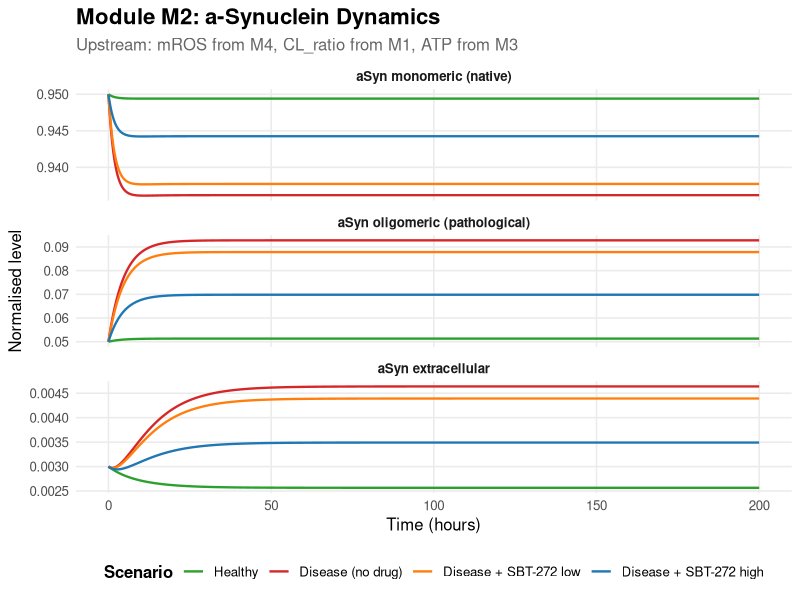
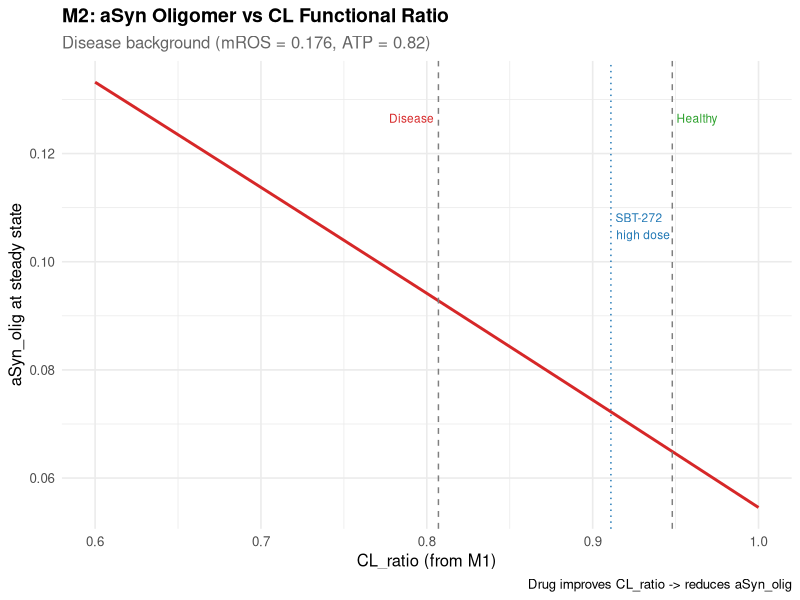
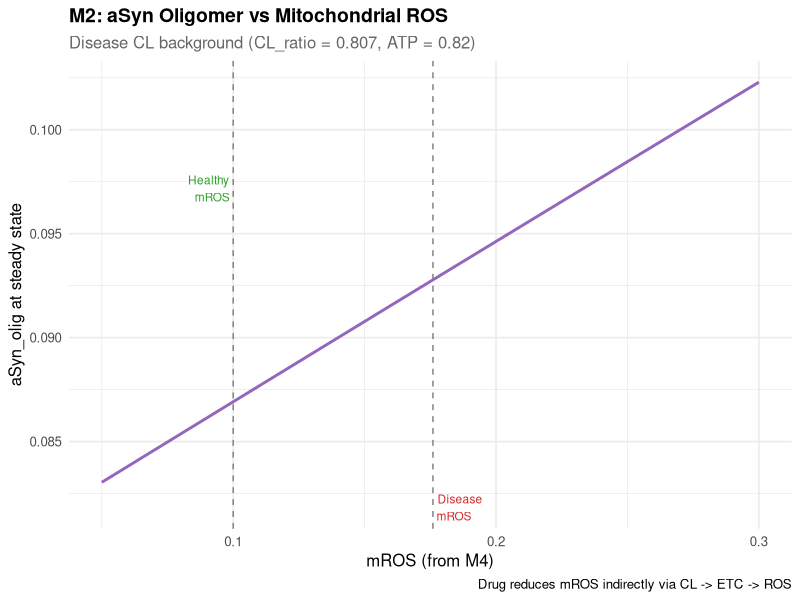
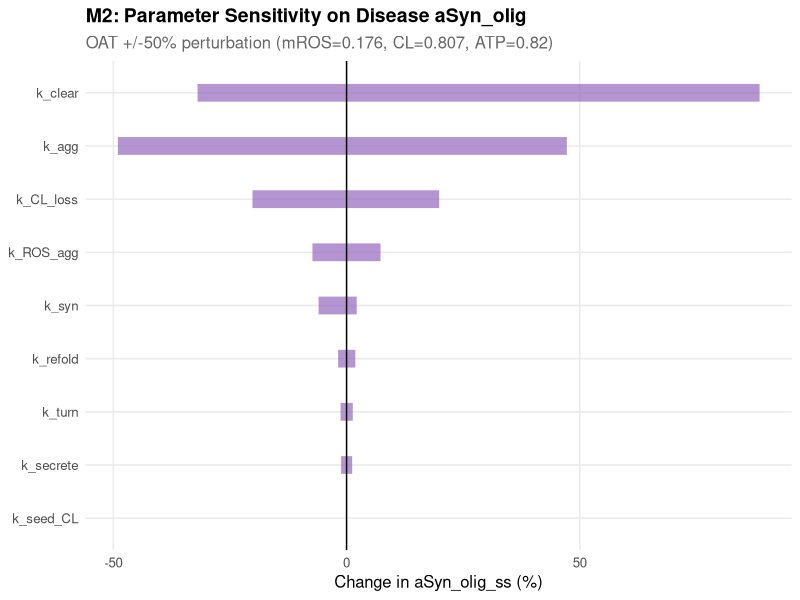

Here is the R script that generated these plots, in order:
##=============================================================================
## MODULE M2: α-SYNUCLEIN AGGREGATION AND CLEARANCE
## Bevemipretide (SBT-272) QSP for Parkinson's Disease
##
## Authors : Dr. Sayantan Shankar Roy, Prof. Biswa Mohan Padhy
## Institute: AIIMS Bhubaneswar, Department of Pharmacology
## Date    : August 2026
## Version : 1.0
##
## State variables (3):
##   aSyn_mono — Monomeric (native) α-synuclein [0,1]
##   aSyn_olig — Oligomeric (pathological) α-synuclein [0,1]
##   aSyn_ext  — Extracellular α-synuclein [0,1]
##
## Upstream coupling:
##   mROS       ← M4 (oxidative stress promotes aggregation)
##   CL_ratio   ← M1 (CL dysfunction removes chaperone protection)
##   CL_ext     ← M1 (externalised CL seeds aggregation on OMM surface)
##   ATP        ← M3 (powers autophagy/UPS clearance)
##   MG_active  — scenario parameter until M6 is coded
##
## Key outputs:
##   aSyn_olig → M1 (CL oxidation via k_aSyn_ox), M3 (CI damage via k_CI_aSyn)
##   aSyn_ext  → M6 (microglial activation trigger)
##
## Biology:
##   α-Synuclein aggregation is the central proteinopathy in PD. Native
##   monomeric aSyn misfolds into toxic oligomers under oxidative stress
##   (mROS, from M4) and loss of cardiolipin-mediated membrane stability
##   (CL_ratio, from M1). CL on the inner mitochondrial membrane
##   interacts with aSyn to stabilise its native fold; loss of functional
##   CL removes this chaperone-like protection. Externalised CL on the
##   outer membrane provides a templating surface for aSyn nucleation.
##
##   Oligomers are cleared by ATP-dependent autophagy (macroautophagy,
##   CMA) and proteasomal degradation. Neuroinflammation (MG_active,
##   from M6) impairs this clearance. Secreted aSyn_olig triggers
##   microglial activation via TLR2.
##
##   Drug effect is INDIRECT: bevemipretide stabilises CL (M1), which:
##   (1) improves CL_ratio → less aggregation, more disaggregation
##   (2) improves ETC (M3) → better ATP → more clearance
##   (3) lowers mROS (M4) → less oxidative misfolding
##
## Calibration note:
##   Standalone M2 produces ~1.8x increase in aSyn_olig (healthy→disease).
##   This is amplified to ~5-10x by the vicious cycle M2→M1→M3→M4→M2
##   during integration. Individual modules showing modest effects is
##   expected; the cascade amplification IS the disease mechanism.
##
## Data sources:
##   Bhatt 2009 (doi:10.1523/JNEUROSCI.5515-08.2009): aSyn t½ ≈ 50 h
##   Iljina 2016 (doi:10.1073/pnas.1524128113): aSyn aggregation kinetics
##   Bayir 2009: aSyn-CL interaction, CL-dependent refolding/peroxidation
##   Webb 2003 / Cuervo 2004: aSyn clearance via autophagy/CMA/UPS
##   Ivanova 2024 (doi:10.1002/psp4.13223): QSP aSyn/neuroinflammation
##   Bido et al. poster: SBT-272 reduces aSyn in PD mouse model
##   Kagan 2015: CL externalisation as apoptotic/mitophagy signal
##=============================================================================


library(deSolve)
library(ggplot2)
library(tidyr)
library(dplyr)


cat("========================================================\n")
cat("  MODULE M2: a-SYNUCLEIN DYNAMICS — Bevemipretide QSP\n")
cat("  Version 1.0 | Upstream-coupled to M1 (CL), M3 (ATP),\n")
cat("                 M4 (ROS); output to M1, M3, M6\n")
cat("========================================================\n\n")


##-----------------------------------------------------------------------------
## 1. PARAMETERS
##-----------------------------------------------------------------------------

M2_parameters <- function(mROS = 0.10, CL_ratio = 0.948, CL_ext = 0.002,
                          ATP = 0.95, MG_active = 0.0) {

  p <- c(
    ## --- aSyn synthesis and turnover ---
    k_syn       = 0.50,      # aSyn synthesis rate (h^-1), self-limiting
                              # ESTIMATED: derived from aSyn t½ ≈ 50h
                              # (Bhatt 2009) and target SS monomer ≈ 0.95
    k_turn      = 0.014,     # Monomeric aSyn turnover (h^-1)
                              # LITERATURE: aSyn t½ ≈ 50h in mouse brain
                              # → ln(2)/50 ≈ 0.014 (Bhatt 2009)

    ## --- Aggregation ---
    k_agg       = 0.009,     # Basal aggregation rate constant (h^-1)
                              # ESTIMATED: tuned for aSyn_olig_healthy ≈ 0.05
                              # Iljina 2016: nucleation rate constants
                              # (in vitro μM; normalised for [0,1] model)
    k_ROS_agg   = 2.0,       # ROS amplification of aggregation (dimensionless)
                              # ASSUMED: oxidative stress promotes misfolding
                              # ROS modifies Met residues → aggregation-prone
    k_CL_loss   = 5.0,       # CL dysfunction amplifies aggregation (dimensionless)
                              # ASSUMED: Bayir 2009, CL on IMM stabilises native
                              # aSyn fold; loss of CL_ratio removes this protection
    k_seed_CL   = 1.0,       # CL_ext seeding of aggregation (dimensionless)
                              # ASSUMED: Kagan 2015, externalised CL on OMM
                              # provides templating surface for aSyn nucleation

    ## --- Disaggregation ---
    k_refold    = 0.010,     # CL-dependent disaggregation rate (h^-1)
                              # ASSUMED: slow, CL-mediated refolding of oligomers
                              # Bayir 2009: CL can promote aSyn refolding
                              # at physiological conditions

    ## --- Clearance ---
    k_clear     = 0.241,     # ATP-dependent oligomer clearance (h^-1)
                              # ESTIMATED: autophagy (macro/CMA) and UPS
                              # Webb 2003, Cuervo 2004; tuned for mass balance
    k_impair    = 0.50,      # Inflammation impairment factor (dimensionless)
                              # ASSUMED: TNF/pro-inflammatory cytokines
                              # suppress autophagy flux; MG_active scales [0,1]

    ## --- Secretion and extracellular clearance ---
    k_secrete   = 0.005,     # Oligomer secretion rate (h^-1)
                              # ASSUMED: exosomal/non-conventional secretion,
                              # slow minor pathway
    k_clear_ext = 0.10,      # Extracellular aSyn clearance (h^-1)
                              # ASSUMED: ISF drainage, glymphatic clearance

    ## --- Upstream coupling (scenario parameters) ---
    mROS       = mROS,
    CL_ratio   = CL_ratio,
    CL_ext     = CL_ext,
    ATP        = ATP,
    MG_active  = MG_active
  )

  return(p)
}


##-----------------------------------------------------------------------------
## 2. INITIAL CONDITIONS
##-----------------------------------------------------------------------------

M2_init <- function() {
  c(
    aSyn_mono = 0.95,    # Near healthy SS (mostly monomeric)
    aSyn_olig = 0.05,    # Low basal oligomer level
    aSyn_ext  = 0.003    # Minimal extracellular aSyn
  )
}


##-----------------------------------------------------------------------------
## 3. ODE SYSTEM
##-----------------------------------------------------------------------------

M2_odes <- function(t, state, parms) {
  with(as.list(c(state, parms)), {

    ## --- Clamp states to [0, 1] ---
    aSyn_mono <- max(0, min(1, aSyn_mono))
    aSyn_olig <- max(0, min(1, aSyn_olig))
    aSyn_ext  <- max(0, min(1, aSyn_ext))

    ## --- Aggregation stress function ---
    ## Combines oxidative stress, CL dysfunction, and CL_ext seeding
    ## Basal rate of 1.0 always present (constitutive misfolding)
    f_stress <- (1
                 + k_ROS_agg * mROS
                 + k_CL_loss * (1 - CL_ratio)
                 + k_seed_CL * CL_ext)

    ## Effective aggregation rate
    agg_rate <- k_agg * f_stress

    ## Effective clearance (ATP-dependent, inflammation-impaired)
    clear_eff <- k_clear * ATP * (1 - k_impair * MG_active)

    ## --- ODE 1: Monomeric α-synuclein ---
    ## Synthesis: self-limiting, approaches carrying capacity
    ## Loss: aggregation (stress-driven), normal turnover
    ## Gain: disaggregation (CL-dependent refolding of oligomers)
    daSyn_mono <- (k_syn * (1 - aSyn_mono)
                   - agg_rate * aSyn_mono
                   + k_refold * CL_ratio * aSyn_olig
                   - k_turn * aSyn_mono)

    ## --- ODE 2: Oligomeric α-synuclein ---
    ## Gain: aggregation from monomers
    ## Loss: disaggregation, autophagy/UPS clearance, secretion
    daSyn_olig <- (agg_rate * aSyn_mono
                   - k_refold * CL_ratio * aSyn_olig
                   - clear_eff * aSyn_olig
                   - k_secrete * aSyn_olig)

    ## --- ODE 3: Extracellular α-synuclein ---
    ## From oligomer secretion; cleared by ISF drainage/glymphatic
    daSyn_ext <- (k_secrete * aSyn_olig
                  - k_clear_ext * aSyn_ext)

    ## --- Derived quantities ---
    olig_fraction  <- aSyn_olig / max(aSyn_mono + aSyn_olig, 1e-8)
    agg_flux       <- agg_rate * aSyn_mono
    clear_flux     <- clear_eff * aSyn_olig
    refold_flux    <- k_refold * CL_ratio * aSyn_olig
    secrete_flux   <- k_secrete * aSyn_olig

    list(
      c(daSyn_mono, daSyn_olig, daSyn_ext),
      f_stress       = f_stress,
      agg_flux       = agg_flux,
      clear_flux     = clear_flux,
      refold_flux    = refold_flux,
      secrete_flux   = secrete_flux,
      olig_fraction  = olig_fraction,
      clear_eff      = clear_eff
    )
  })
}


##-----------------------------------------------------------------------------
## 4. SOLVER
##-----------------------------------------------------------------------------

run_M2 <- function(mROS = 0.10, CL_ratio = 0.948, CL_ext = 0.002,
                   ATP = 0.95, MG_active = 0.0,
                   duration_h = 200, dt = 0.1, y0 = NULL) {

  parms <- M2_parameters(mROS, CL_ratio, CL_ext, ATP, MG_active)
  if (is.null(y0)) y0 <- M2_init()
  times <- seq(0, duration_h, by = dt)

  out <- ode(y = y0, times = times, func = M2_odes, parms = parms,
             method = "lsoda", atol = 1e-10, rtol = 1e-10)

  result <- as.data.frame(out)
  result$mROS      <- mROS
  result$CL_ratio  <- CL_ratio
  result$CL_ext    <- CL_ext
  result$ATP       <- ATP
  result$MG_active <- MG_active

  ss <- result[nrow(result), ]
  cat(sprintf(
    "M2 | mROS=%.3f CL=%.3f ATP=%.2f MG=%.1f | SS: mono=%.3f olig=%.4f ext=%.4f\n",
    mROS, CL_ratio, ATP, MG_active,
    ss$aSyn_mono, ss$aSyn_olig, ss$aSyn_ext))

  return(result)
}


##-----------------------------------------------------------------------------
## 5. ANALYTICAL STEADY STATE
##-----------------------------------------------------------------------------

M2_analytical_ss <- function(mROS = 0.10, CL_ratio = 0.948, CL_ext = 0.002,
                             ATP = 0.95, MG_active = 0.0) {

  p <- M2_parameters(mROS, CL_ratio, CL_ext, ATP, MG_active)

  ## Stress-dependent aggregation rate
  f_stress <- as.numeric(
    1 + p["k_ROS_agg"] * mROS +
    p["k_CL_loss"] * (1 - CL_ratio) +
    p["k_seed_CL"] * CL_ext)

  alpha <- as.numeric(p["k_agg"]) * f_stress  # effective aggregation rate

  ## Effective clearance
  clear_eff <- as.numeric(p["k_clear"]) * ATP *
               (1 - as.numeric(p["k_impair"]) * MG_active)

  ## Total removal rate from oligomer pool
  C <- clear_eff + as.numeric(p["k_secrete"])

  ## Total removal including disaggregation
  beta <- as.numeric(p["k_refold"]) * CL_ratio + C

  ## Synthesis + turnover
  S <- as.numeric(p["k_syn"]) + as.numeric(p["k_turn"])

  ## Analytical solution (linear system, fully closed-form)
  ## From simultaneous daSyn_mono = 0 and daSyn_olig = 0:
  aSyn_olig_ss <- alpha * as.numeric(p["k_syn"]) / (S * beta + alpha * C)

  aSyn_mono_ss <- (as.numeric(p["k_syn"]) - C * aSyn_olig_ss) / S

  aSyn_ext_ss <- as.numeric(p["k_secrete"]) * aSyn_olig_ss /
                 as.numeric(p["k_clear_ext"])

  return(c(aSyn_mono  = aSyn_mono_ss,
           aSyn_olig  = aSyn_olig_ss,
           aSyn_ext   = aSyn_ext_ss,
           f_stress   = f_stress))
}


##-----------------------------------------------------------------------------
## 6. VERIFICATION TESTS (FDA QSP Guidance Section IV)
##-----------------------------------------------------------------------------

verify_M2 <- function() {

  cat("=== MODULE M2 VERIFICATION TESTS ===\n\n")
  pass_count  <- 0
  total_tests <- 6
  t_verify    <- 200


  ## --- V1: Healthy steady state in expected range ---
  ## Upstream from M1/M3/M4: mROS=0.10, CL_ratio=0.948, ATP=0.95
  cat("V1: Healthy steady state...\n")
  res_h <- run_M2(mROS = 0.10, CL_ratio = 0.948, CL_ext = 0.002,
                  ATP = 0.95, MG_active = 0.0, duration_h = t_verify)
  ss_h  <- res_h[nrow(res_h), ]

  v1 <- (ss_h$aSyn_mono > 0.90 && ss_h$aSyn_mono < 0.98 &&
         ss_h$aSyn_olig > 0.03 && ss_h$aSyn_olig < 0.08 &&
         ss_h$aSyn_ext > 0.001 && ss_h$aSyn_ext < 0.010)
  cat(sprintf("    aSyn_mono = %.4f (expect 0.90-0.98)\n", ss_h$aSyn_mono))
  cat(sprintf("    aSyn_olig = %.4f (expect 0.03-0.08)\n", ss_h$aSyn_olig))
  cat(sprintf("    aSyn_ext  = %.5f (expect 0.001-0.010)\n", ss_h$aSyn_ext))
  cat(sprintf("    f_stress  = %.3f\n", ss_h$f_stress))
  cat(sprintf("    V1 Healthy SS:              %s\n\n",
              ifelse(v1, "PASS", "FAIL")))
  if (v1) pass_count <- pass_count + 1


  ## --- V2: Disease perturbation increases aSyn_olig ---
  ## Upstream from M1/M3/M4 at disease:
  ##   mROS = 0.176 (Choi 2022, 177% basal)
  ##   CL_ratio = 0.807 (Gao 2017, ~22% CL_n reduction)
  ##   ATP ≈ 0.82 (M3 disease SS estimate)
  cat("V2: Disease perturbation (mROS=0.176, CL_ratio=0.807)...\n")
  res_d <- run_M2(mROS = 0.176, CL_ratio = 0.807, CL_ext = 0.003,
                  ATP = 0.82, MG_active = 0.0, duration_h = t_verify)
  ss_d  <- res_d[nrow(res_d), ]

  fold_increase <- ss_d$aSyn_olig / ss_h$aSyn_olig
  v2 <- (ss_d$aSyn_olig > ss_h$aSyn_olig &&
         ss_d$aSyn_mono < ss_h$aSyn_mono &&
         ss_d$aSyn_ext > ss_h$aSyn_ext &&
         fold_increase > 1.3)
  cat(sprintf("    aSyn_olig: %.4f -> %.4f (%.1fx increase)\n",
              ss_h$aSyn_olig, ss_d$aSyn_olig, fold_increase))
  cat(sprintf("    aSyn_mono: %.4f -> %.4f (depleted: %s)\n",
              ss_h$aSyn_mono, ss_d$aSyn_mono,
              ifelse(ss_d$aSyn_mono < ss_h$aSyn_mono, "YES", "NO")))
  cat(sprintf("    aSyn_ext:  %.5f -> %.5f\n", ss_h$aSyn_ext, ss_d$aSyn_ext))
  cat(sprintf("    f_stress:  %.3f -> %.3f (%.1fx)\n",
              ss_h$f_stress, ss_d$f_stress,
              ss_d$f_stress / ss_h$f_stress))
  cat(sprintf("    Note: integrated model amplifies via vicious cycle\n"))
  cat(sprintf("    V2 Disease perturbation:    %s\n\n",
              ifelse(v2, "PASS", "FAIL")))
  if (v2) pass_count <- pass_count + 1


  ## --- V3: Drug rescue reduces aSyn_olig ---
  ## Drug acts via M1: CL_ratio improves 0.807 -> 0.911 (high dose)
  ## Also improves ATP slightly (better ETC), mROS stays at disease
  cat("V3: Drug rescue (CL_ratio 0.807 -> 0.911 from M1)...\n")
  res_drug <- run_M2(mROS = 0.176, CL_ratio = 0.911, CL_ext = 0.002,
                     ATP = 0.85, MG_active = 0.0, duration_h = t_verify)
  ss_rx <- res_drug[nrow(res_drug), ]

  v3 <- (ss_rx$aSyn_olig < ss_d$aSyn_olig &&
         ss_rx$aSyn_olig > ss_h$aSyn_olig * 0.8)
  cat(sprintf("    aSyn_olig: disease=%.4f -> drug=%.4f\n",
              ss_d$aSyn_olig, ss_rx$aSyn_olig))
  cat(sprintf("    Reduction from disease: %.1f%%\n",
              (1 - ss_rx$aSyn_olig / ss_d$aSyn_olig) * 100))
  cat(sprintf("    V3 Drug rescue:             %s\n\n",
              ifelse(v3, "PASS", "FAIL")))
  if (v3) pass_count <- pass_count + 1


  ## --- V4: Zero aggregation → zero oligomers ---
  ## With k_agg = 0, no oligomers should form from zero IC
  cat("V4: Zero aggregation -> zero oligomers...\n")
  p_zero <- M2_parameters(mROS = 0.10, CL_ratio = 0.948, CL_ext = 0.002,
                          ATP = 0.95, MG_active = 0.0)
  p_zero["k_agg"] <- 0
  y0_zero <- c(aSyn_mono = 0.95, aSyn_olig = 0.0, aSyn_ext = 0.0)
  times_z <- seq(0, 200, by = 0.5)

  out_z <- ode(y = y0_zero, times = times_z, func = M2_odes, parms = p_zero,
               method = "lsoda", atol = 1e-10, rtol = 1e-10)
  df_z <- as.data.frame(out_z)

  v4 <- (max(df_z$aSyn_olig) < 1e-10 && max(df_z$aSyn_ext) < 1e-10)
  cat(sprintf("    Max aSyn_olig with k_agg=0: %.2e\n", max(df_z$aSyn_olig)))
  cat(sprintf("    Max aSyn_ext  with k_agg=0: %.2e\n", max(df_z$aSyn_ext)))
  cat(sprintf("    V4 Zero aggregation:        %s\n\n",
              ifelse(v4, "PASS", "FAIL")))
  if (v4) pass_count <- pass_count + 1


  ## --- V5: Non-negativity and boundedness [0,1] ---
  cat("V5: Non-negativity and boundedness...\n")
  all_res <- rbind(res_h, res_d, res_drug)
  v5 <- (all(all_res$aSyn_mono >= -1e-10) &&
         all(all_res$aSyn_mono <= 1 + 1e-10) &&
         all(all_res$aSyn_olig >= -1e-10) &&
         all(all_res$aSyn_olig <= 1 + 1e-10) &&
         all(all_res$aSyn_ext >= -1e-10) &&
         all(all_res$aSyn_ext <= 1 + 1e-10))
  cat(sprintf("    aSyn_mono range: [%.4f, %.4f]\n",
              min(all_res$aSyn_mono), max(all_res$aSyn_mono)))
  cat(sprintf("    aSyn_olig range: [%.4e, %.4f]\n",
              min(all_res$aSyn_olig), max(all_res$aSyn_olig)))
  cat(sprintf("    aSyn_ext range:  [%.4e, %.6f]\n",
              min(all_res$aSyn_ext), max(all_res$aSyn_ext)))
  cat(sprintf("    V5 Boundedness:             %s\n\n",
              ifelse(v5, "PASS", "FAIL")))
  if (v5) pass_count <- pass_count + 1


  ## --- V6: Numerical SS matches analytical SS (<1%) ---
  cat("V6: Numerical vs analytical steady state...\n")
  ss_an_h <- M2_analytical_ss(mROS = 0.10, CL_ratio = 0.948, CL_ext = 0.002,
                              ATP = 0.95, MG_active = 0.0)
  ss_an_d <- M2_analytical_ss(mROS = 0.176, CL_ratio = 0.807, CL_ext = 0.003,
                              ATP = 0.82, MG_active = 0.0)

  err_olig_h <- abs(ss_h$aSyn_olig - ss_an_h["aSyn_olig"]) /
                ss_an_h["aSyn_olig"] * 100
  err_olig_d <- abs(ss_d$aSyn_olig - ss_an_d["aSyn_olig"]) /
                ss_an_d["aSyn_olig"] * 100
  err_mono_h <- abs(ss_h$aSyn_mono - ss_an_h["aSyn_mono"]) /
                ss_an_h["aSyn_mono"] * 100
  err_mono_d <- abs(ss_d$aSyn_mono - ss_an_d["aSyn_mono"]) /
                ss_an_d["aSyn_mono"] * 100

  v6 <- (err_olig_h < 1.0 && err_olig_d < 1.0 &&
         err_mono_h < 1.0 && err_mono_d < 1.0)
  cat(sprintf("    Healthy olig: num=%.5f ana=%.5f (err: %.4f%%)\n",
              ss_h$aSyn_olig, ss_an_h["aSyn_olig"], err_olig_h))
  cat(sprintf("    Disease olig: num=%.5f ana=%.5f (err: %.4f%%)\n",
              ss_d$aSyn_olig, ss_an_d["aSyn_olig"], err_olig_d))
  cat(sprintf("    Healthy mono: num=%.5f ana=%.5f (err: %.4f%%)\n",
              ss_h$aSyn_mono, ss_an_h["aSyn_mono"], err_mono_h))
  cat(sprintf("    Disease mono: num=%.5f ana=%.5f (err: %.4f%%)\n",
              ss_d$aSyn_mono, ss_an_d["aSyn_mono"], err_mono_d))
  cat(sprintf("    V6 Analytical match (<1%%): %s\n\n",
              ifelse(v6, "PASS", "FAIL")))
  if (v6) pass_count <- pass_count + 1


  ## --- Summary ---
  cat(sprintf("=== M2 VERIFICATION RESULT: %d/%d tests passed ===\n\n",
              pass_count, total_tests))

  return(pass_count == total_tests)
}


##-----------------------------------------------------------------------------
## 7. MULTI-SCENARIO SIMULATION AND PLOTTING
##-----------------------------------------------------------------------------

run_all_M2_scenarios <- function() {

  ## Scenario definitions
  ## Upstream values from M1/M3/M4 standalone steady states
  ## Drug effect is INDIRECT via M1: CL_ratio improves -> less aggregation
  ## mROS and ATP held at disease level for drug scenarios
  ## (in integrated model, drug also improves mROS via M4 and ATP via M3)
  scenarios <- list(
    healthy  = list(mROS = 0.10,  CL = 0.948, CL_ext = 0.002,
                    ATP = 0.95, MG = 0.0,
                    label = "Healthy"),
    disease  = list(mROS = 0.176, CL = 0.807, CL_ext = 0.003,
                    ATP = 0.82, MG = 0.0,
                    label = "Disease (no drug)"),
    drug_low = list(mROS = 0.176, CL = 0.827, CL_ext = 0.003,
                    ATP = 0.83, MG = 0.0,
                    label = "Disease + SBT-272 low"),
    drug_hi  = list(mROS = 0.176, CL = 0.911, CL_ext = 0.002,
                    ATP = 0.85, MG = 0.0,
                    label = "Disease + SBT-272 high")
  )

  ## Run all scenarios
  all_data <- data.frame()
  for (name in names(scenarios)) {
    s <- scenarios[[name]]
    res <- run_M2(mROS = s$mROS, CL_ratio = s$CL, CL_ext = s$CL_ext,
                  ATP = s$ATP, MG_active = s$MG, duration_h = 200)
    res$scenario <- s$label
    all_data <- rbind(all_data, res)
  }

  all_data$scenario <- factor(all_data$scenario,
    levels = sapply(scenarios, function(s) s$label))


  ## --- Plot 1: Time course of all state variables ---
  plot_vars <- c("aSyn_mono", "aSyn_olig", "aSyn_ext")

  long_data <- all_data %>%
    select(time, scenario, all_of(plot_vars)) %>%
    pivot_longer(cols = all_of(plot_vars),
                 names_to = "variable", values_to = "value")

  long_data$variable <- factor(long_data$variable,
    levels = plot_vars,
    labels = c("aSyn monomeric (native)",
               "aSyn oligomeric (pathological)",
               "aSyn extracellular"))

  p1 <- ggplot(long_data, aes(x = time, y = value, color = scenario)) +
    geom_line(linewidth = 0.8) +
    facet_wrap(~ variable, scales = "free_y", ncol = 1) +
    scale_color_manual(values = c("Healthy" = "#2ca02c",
                                  "Disease (no drug)" = "#d62728",
                                  "Disease + SBT-272 low" = "#ff7f0e",
                                  "Disease + SBT-272 high" = "#1f77b4")) +
    labs(
      title = "Module M2: a-Synuclein Dynamics",
      subtitle = paste("Upstream: mROS from M4, CL_ratio from M1,",
                        "ATP from M3"),
      x = "Time (hours)",
      y = "Normalised level",
      color = "Scenario"
    ) +
    theme_minimal(base_size = 12) +
    theme(
      legend.position = "bottom",
      legend.title = element_text(face = "bold"),
      plot.title = element_text(face = "bold", size = 16),
      plot.subtitle = element_text(color = "gray40"),
      strip.text = element_text(face = "bold"),
      panel.grid.minor = element_blank()
    )

  ggsave("M2_aSyn_time_course.png", p1,
         width = 10, height = 10, dpi = 300, bg = "white")
  cat("Saved: M2_aSyn_time_course.png\n")


  ## --- Plot 2: CL_ratio sweep → aSyn_olig SS ---
  ## Shows how CL stabilisation by drug reduces aSyn_olig
  cat("Running CL_ratio sweep (analytical SS)...\n")
  cl_sweep <- seq(0.60, 1.00, by = 0.005)
  sweep_CL <- data.frame()

  for (cl in cl_sweep) {
    ss_vals <- M2_analytical_ss(mROS = 0.176, CL_ratio = cl, CL_ext = 0.003,
                                ATP = 0.82, MG_active = 0.0)
    sweep_CL <- rbind(sweep_CL, data.frame(
      CL_ratio   = cl,
      aSyn_olig  = ss_vals["aSyn_olig"],
      aSyn_mono  = ss_vals["aSyn_mono"],
      aSyn_ext   = ss_vals["aSyn_ext"],
      f_stress   = ss_vals["f_stress"]
    ))
  }

  p2 <- ggplot(sweep_CL, aes(x = CL_ratio, y = aSyn_olig)) +
    geom_line(linewidth = 1, color = "#d62728") +
    geom_vline(xintercept = c(0.807, 0.948), linetype = "dashed",
               color = "gray50") +
    geom_vline(xintercept = 0.911, linetype = "dotted",
               color = "#1f77b4") +
    annotate("text", x = 0.807, y = max(sweep_CL$aSyn_olig) * 0.95,
             label = "Disease", hjust = 1.1, size = 3, color = "#d62728") +
    annotate("text", x = 0.948, y = max(sweep_CL$aSyn_olig) * 0.95,
             label = "Healthy", hjust = -0.1, size = 3, color = "#2ca02c") +
    annotate("text", x = 0.911, y = max(sweep_CL$aSyn_olig) * 0.80,
             label = "SBT-272\nhigh dose", hjust = -0.1, size = 3,
             color = "#1f77b4") +
    labs(
      title = "M2: aSyn Oligomer vs CL Functional Ratio",
      subtitle = "Disease background (mROS = 0.176, ATP = 0.82)",
      x = "CL_ratio (from M1)",
      y = "aSyn_olig at steady state",
      caption = "Drug improves CL_ratio -> reduces aSyn_olig"
    ) +
    theme_minimal(base_size = 12) +
    theme(
      plot.title = element_text(face = "bold", size = 14),
      plot.subtitle = element_text(color = "gray40")
    )

  ggsave("M2_CL_sweep.png", p2,
         width = 8, height = 5, dpi = 300, bg = "white")
  cat("Saved: M2_CL_sweep.png\n")


  ## --- Plot 3: mROS sweep → aSyn_olig SS ---
  cat("Running mROS sweep (analytical SS)...\n")
  mros_sweep <- seq(0.05, 0.30, by = 0.005)
  sweep_ROS <- data.frame()

  for (mr in mros_sweep) {
    ss_vals <- M2_analytical_ss(mROS = mr, CL_ratio = 0.807,
                                CL_ext = 0.003, ATP = 0.82, MG_active = 0.0)
    sweep_ROS <- rbind(sweep_ROS, data.frame(
      mROS       = mr,
      aSyn_olig  = ss_vals["aSyn_olig"],
      aSyn_mono  = ss_vals["aSyn_mono"],
      f_stress   = ss_vals["f_stress"]
    ))
  }

  p3 <- ggplot(sweep_ROS, aes(x = mROS, y = aSyn_olig)) +
    geom_line(linewidth = 1, color = "#9467bd") +
    geom_vline(xintercept = c(0.10, 0.176), linetype = "dashed",
               color = "gray50") +
    annotate("text", x = 0.10, y = max(sweep_ROS$aSyn_olig) * 0.95,
             label = "Healthy\nmROS", hjust = 1.1, size = 3,
             color = "#2ca02c") +
    annotate("text", x = 0.176, y = max(sweep_ROS$aSyn_olig) * 0.80,
             label = "Disease\nmROS", hjust = -0.1, size = 3,
             color = "#d62728") +
    labs(
      title = "M2: aSyn Oligomer vs Mitochondrial ROS",
      subtitle = "Disease CL background (CL_ratio = 0.807, ATP = 0.82)",
      x = "mROS (from M4)",
      y = "aSyn_olig at steady state",
      caption = "Drug reduces mROS indirectly via CL -> ETC -> ROS"
    ) +
    theme_minimal(base_size = 12) +
    theme(
      plot.title = element_text(face = "bold", size = 14),
      plot.subtitle = element_text(color = "gray40")
    )

  ggsave("M2_mROS_sweep.png", p3,
         width = 8, height = 5, dpi = 300, bg = "white")
  cat("Saved: M2_mROS_sweep.png\n")


  ## --- Plot 4: Sensitivity tornado (OAT ±50% on aSyn_olig_ss) ---
  cat("Running one-at-a-time sensitivity analysis...\n")
  base_ss <- M2_analytical_ss(mROS = 0.176, CL_ratio = 0.807,
                               CL_ext = 0.003, ATP = 0.82, MG_active = 0.0)
  base_olig <- base_ss["aSyn_olig"]

  p_base <- M2_parameters(mROS = 0.176, CL_ratio = 0.807,
                           CL_ext = 0.003, ATP = 0.82, MG_active = 0.0)

  param_names <- c("k_syn", "k_turn", "k_agg", "k_ROS_agg", "k_CL_loss",
                    "k_seed_CL", "k_refold", "k_clear", "k_secrete")

  sens_data <- data.frame()
  for (pname in param_names) {
    for (direction in c(-0.5, 0.5)) {
      p_mod <- p_base
      p_mod[pname] <- p_base[pname] * (1 + direction)

      ## Recompute analytical SS with modified parameter
      f_mod <- as.numeric(
        1 + p_mod["k_ROS_agg"] * 0.176 +
        p_mod["k_CL_loss"] * (1 - 0.807) +
        p_mod["k_seed_CL"] * 0.003)

      alpha_mod <- as.numeric(p_mod["k_agg"]) * f_mod
      clear_mod <- as.numeric(p_mod["k_clear"]) * 0.82
      C_mod     <- clear_mod + as.numeric(p_mod["k_secrete"])
      beta_mod  <- as.numeric(p_mod["k_refold"]) * 0.807 + C_mod
      S_mod     <- as.numeric(p_mod["k_syn"]) + as.numeric(p_mod["k_turn"])

      olig_mod  <- alpha_mod * as.numeric(p_mod["k_syn"]) /
                   (S_mod * beta_mod + alpha_mod * C_mod)

      pct_change <- as.numeric(
        (olig_mod - base_olig) / base_olig * 100)

      sens_data <- rbind(sens_data, data.frame(
        parameter  = pname,
        direction  = ifelse(direction > 0, "+50%", "-50%"),
        aSyn_olig  = olig_mod,
        pct_change = pct_change
      ))
    }
  }

  ## Build tornado bars
  tornado <- sens_data %>%
    group_by(parameter) %>%
    summarise(
      low  = min(pct_change, na.rm = TRUE),
      high = max(pct_change, na.rm = TRUE),
      span = abs(max(pct_change, na.rm = TRUE) -
                 min(pct_change, na.rm = TRUE)),
      .groups = "drop"
    ) %>%
    arrange(span)

  tornado$parameter <- factor(tornado$parameter, levels = tornado$parameter)

  p4 <- ggplot(tornado, aes(y = parameter)) +
    geom_segment(aes(x = low, xend = high, yend = parameter),
                 linewidth = 6, color = "#9467bd", alpha = 0.7) +
    geom_vline(xintercept = 0, linewidth = 0.5) +
    labs(
      title = "M2: Parameter Sensitivity on Disease aSyn_olig",
      subtitle = "OAT +/-50% perturbation (mROS=0.176, CL=0.807, ATP=0.82)",
      x = "Change in aSyn_olig_ss (%)",
      y = NULL
    ) +
    theme_minimal(base_size = 12) +
    theme(
      plot.title = element_text(face = "bold", size = 14),
      plot.subtitle = element_text(color = "gray40"),
      panel.grid.minor = element_blank()
    )

  ggsave("M2_sensitivity.png", p4,
         width = 10, height = 5, dpi = 300, bg = "white")
  cat("Saved: M2_sensitivity.png\n\n")


  return(list(data = all_data, sweep_CL = sweep_CL,
              sweep_ROS = sweep_ROS, sensitivity = sens_data))
}


##-----------------------------------------------------------------------------
## 8. EXECUTE
##-----------------------------------------------------------------------------

## Run verification
all_passed <- verify_M2()

## Run scenarios and generate plots
if (all_passed) {
  cat("All verification tests passed. Running scenarios...\n\n")
} else {
  cat("WARNING: Not all verification tests passed.\n")
  cat("Running scenarios anyway for diagnostic purposes...\n\n")
}

results <- run_all_M2_scenarios()

## Print SS summary table
cat("Analytical SS for key scenarios:\n")
for (label in c("Healthy", "Disease", "Drug_low", "Drug_high")) {
  if (label == "Healthy") {
    ss <- M2_analytical_ss(mROS=0.10, CL_ratio=0.948, CL_ext=0.002,
                           ATP=0.95, MG_active=0.0)
  } else if (label == "Disease") {
    ss <- M2_analytical_ss(mROS=0.176, CL_ratio=0.807, CL_ext=0.003,
                           ATP=0.82, MG_active=0.0)
  } else if (label == "Drug_low") {
    ss <- M2_analytical_ss(mROS=0.176, CL_ratio=0.827, CL_ext=0.003,
                           ATP=0.83, MG_active=0.0)
  } else {
    ss <- M2_analytical_ss(mROS=0.176, CL_ratio=0.911, CL_ext=0.002,
                           ATP=0.85, MG_active=0.0)
  }
  cat(sprintf("  %-10s mono=%.3f olig=%.4f ext=%.4f f_stress=%.3f\n",
              label, ss["aSyn_mono"], ss["aSyn_olig"],
              ss["aSyn_ext"], ss["f_stress"]))
}

## Inflammation sensitivity preview (M6 coupling)
cat("\nInflammation sensitivity (MG_active sweep, disease background):\n")
for (mg in c(0.0, 0.25, 0.50, 0.75)) {
  ss_mg <- M2_analytical_ss(mROS=0.176, CL_ratio=0.807, CL_ext=0.003,
                             ATP=0.82, MG_active=mg)
  cat(sprintf("  MG_active=%.2f -> aSyn_olig=%.4f (%.0f%% vs MG=0)\n",
              mg, ss_mg["aSyn_olig"],
              ss_mg["aSyn_olig"] /
              M2_analytical_ss(mROS=0.176, CL_ratio=0.807, CL_ext=0.003,
                               ATP=0.82, MG_active=0.0)["aSyn_olig"] * 100))
}

cat("\nSensitivity analysis results:\n")
print(results$sensitivity[, c("parameter", "direction", "pct_change")],
      row.names = FALSE)

cat("\n========================================================\n")
cat("  MODULE M2 COMPLETE\n")
cat("  Outputs: aSyn_olig -> M1 (CL oxidation), M3 (CI damage)\n")
cat("           aSyn_ext  -> M6 (microglial activation)\n")
cat("  Upstream: mROS <- M4, CL_ratio/CL_ext <- M1,\n")
cat("            ATP <- M3, MG_active <- M6 (scenario)\n")
cat("  Note: standalone ~1.8x increase; vicious cycle amplifies\n")
cat("========================================================\n")
